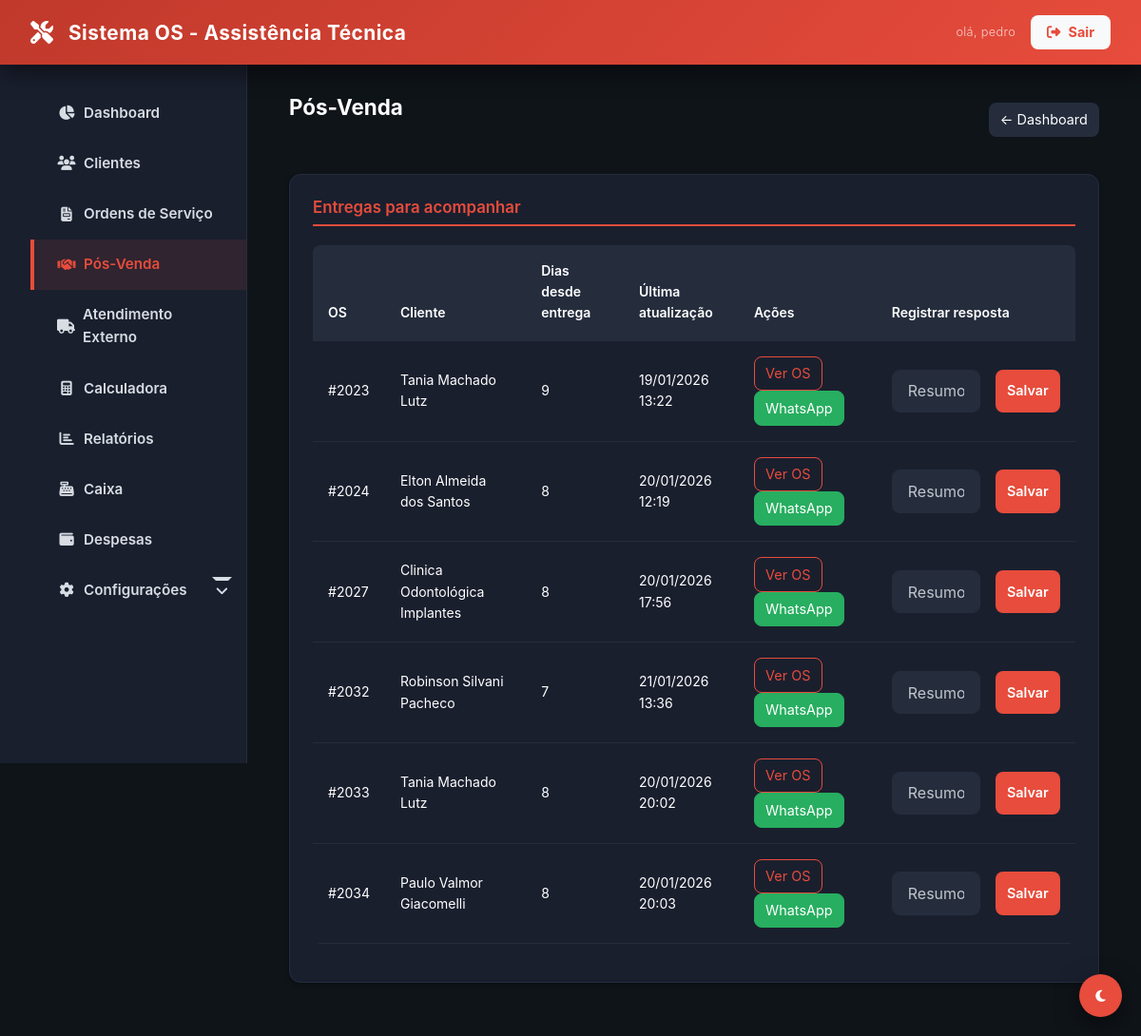
Page /pos-venda (signed in) on the committed database.
### tables this page shows
CREATE TABLE `ordens_servico` (
  `id` int NOT NULL,
  `cliente_id` int NOT NULL,
  `equipamento_id` int DEFAULT NULL,
  `defeito_relatado` text NOT NULL,
  `laudo_tecnico` text,
  `valor_total_produtos` decimal(10,2) DEFAULT '0.00',
  `valor_total_servicos` decimal(10,2) DEFAULT '0.00',
  `valor_total_os` decimal(10,2) DEFAULT '0.00',
  `valor_desconto` decimal(10,2) DEFAULT '0.00',
  `status_atual_id` int NOT NULL,
  `status_pagamento` enum('pendente','pago','parcial') DEFAULT 'pendente',
  `status_entrega` enum('nao_entregue','entregue') DEFAULT 'nao_entregue',
  `ativo` tinyint(1) DEFAULT '1',
  `created_at` timestamp NULL DEFAULT CURRENT_TIMESTAMP,
  `updated_at` timestamp NULL DEFAULT NULL
);

CREATE TABLE `clientes` (
  `id` int NOT NULL,
  `nome_completo` varchar(150) NOT NULL,
  `tipo_pessoa` varchar(20) NOT NULL,
  `documento` varchar(20) DEFAULT NULL,
  `email` varchar(150) DEFAULT NULL,
  `telefone_principal` varchar(20) DEFAULT NULL,
  `telefone_secundario` varchar(20) DEFAULT NULL,
  `endereco_logradouro` varchar(150) DEFAULT NULL,
  `endereco_numero` varchar(10) DEFAULT NULL,
  `endereco_bairro` varchar(60) DEFAULT NULL,
  `endereco_cidade` varchar(60) DEFAULT NULL,
  `data_nascimento` date DEFAULT NULL,
  `observacoes` text,
  `ativo` tinyint(1) DEFAULT '1',
  `created_at` timestamp NULL DEFAULT CURRENT_TIMESTAMP,
  `updated_at` timestamp NULL DEFAULT NULL
);

### app/Core/Controller.php (called while the page is built, shortened)
<?php
abstract class Controller
{
    protected function view(string $view, array $data = []): void
    {
        extract($data);
        $path = __DIR__ . "/../Views/{$view}.php";
        require $path;
    }
}

### app/Controllers/BaseController.php (called while the page is built, shortened)
<?php
abstract class BaseController extends Controller
{
    protected function render(string $view, array $data = []): void
    {
        $data['content'] = __DIR__ . "/../Views/{$view}.php";
        if (!isset($data['user'])) {
            $data['user'] = Auth::user();
        }
        $this->view('layout/main', $data);
    }
}

### app/Controllers/PosVendaController.php (called while the page is built, shortened)
<?php
class PosVendaController extends BaseController
{
    public function index()
    {
        $osModel = new OrdemServico();
        $alertas = $osModel->getAlertasDashboard();
        $posVenda = array_values(array_filter($alertas, function ($a) {
            return ($a['tipo'] ?? '') === 'pos_venda';
        }));
        $this->render('posvenda/index', [
            'title' => 'Pós-Venda',
            'current_page' => 'pos_venda',
            'itens' => $posVenda
        ]);
    }
}

### public/index.php (called while the page is built, shortened)
<?php
require_once __DIR__ . '/../app/Core/Autoload.php';
$router = require_once __DIR__ . '/../app/routes.php';
$uri = trim(parse_url($_SERVER['REQUEST_URI'], PHP_URL_PATH), '/');
$method = $_SERVER['REQUEST_METHOD'];
$router->dispatch($uri, $method);

### app/Core/Model.php (called while the page is built, shortened)
<?php
abstract class Model
{
    public function __construct()
    {
        $this->db = Database::getInstance()->getConnection();
    }
}

### app/Core/Database.php (called while the page is built, shortened)
<?php
class Database
{
    private static ?Database $instance = null;
    private PDO $conn;
    private function __construct()
    {
        $host = DB_HOST;
        $db   = DB_NAME;
        $user = DB_USER;
        $pass = DB_PASS;
        $charset = 'utf8mb4';
        $dsn = "mysql:host=$host;dbname=$db;charset=$charset";
        $options = [
            PDO::ATTR_ERRMODE            => PDO::ERRMODE_EXCEPTION,
            PDO::ATTR_DEFAULT_FETCH_MODE => PDO::FETCH_ASSOC,
            PDO::ATTR_EMULATE_PREPARES   => false,
            PDO::MYSQL_ATTR_INIT_COMMAND => "SET NAMES utf8mb4; SET time_zone = '-03:00'"
        ];
        try {
            $this->conn = new PDO($dsn, $user, $pass, $options);
        } catch (PDOException $e) {
            error_log("Erro de Conexão com o Banco de Dados: " . $e->getMessage());
            if (($_ENV['APP_DEBUG'] ?? 'false') === 'true') {
                die("Erro de Conexão: " . $e->getMessage());
            }
            die("Erro de Conexão: Por favor, tente novamente mais tarde.");
        }
    }
    public static function getInstance(): Database
    {
        if (self::$instance === null) {
            self::$instance = new self();
        }
        return self::$instance;
    }
    public function getConnection(): PDO
    {
        return $this->conn;
    }
}

### app/Models/OrdemServico.php (called while the page is built, shortened)
<?php
class OrdemServico extends Model
{
    protected string $table = 'ordens_servico';
    public function getAlertasDashboard(
        int $diasSemAtualizacao = 2,
        int $diasAbertasAtraso = 3,
        int $diasFinalizadasRecentes = 2
    ): array {
        $sql = "SELECT
                    os.id,
                    os.status_atual_id,
                    os.created_at,
                    os.status_pagamento,
                    os.status_entrega,
                    c.nome_completo as cliente_nome,
                    c.telefone_principal as cliente_telefone,
                    s.nome as status_nome,
                    s.cor as status_cor,
                    COALESCE(
                        (SELECT MAX(h.created_at)
                         FROM ordens_servico_status_historico h
                         WHERE h.ordem_servico_id = os.id),
                        os.created_at
                    ) as ultima_atualizacao
                FROM {$this->table} os
                JOIN status_os s ON os.status_atual_id = s.id
                JOIN clientes c ON os.cliente_id = c.id
                WHERE os.ativo = 1";
        $stmt = $this->db->prepare($sql);
        $stmt->execute();
        $rows = $stmt->fetchAll(\PDO::FETCH_ASSOC) ?: [];
        $now = new \DateTimeImmutable();
        $alertas = [];
        foreach ($rows as $row) {
            try {
                $dataCriacao = new \DateTimeImmutable($row['created_at']);
                $dataUltimaAtualizacao = new \DateTimeImmutable($row['ultima_atualizacao']);
            } catch (\Exception $e) {
                continue;
            }
            $diasDesdeCriacao = $dataCriacao->diff($now)->days;
            $diasDesdeUltimaAtualizacao = $dataUltimaAtualizacao->diff($now)->days;
            $statusId = (int)($row['status_atual_id'] ?? 0);
            $osId = (int)($row['id'] ?? 0);
            $statusNome = $row['status_nome'] ?? '';
            $statusPagamento = $row['status_pagamento'] ?? 'pendente';
            $statusEntrega = $row['status_entrega'] ?? 'nao_entregue';
            $clienteNome = $row['cliente_nome'] ?? '';
            $clienteTelefone = $row['cliente_telefone'] ?? '';
            if ($statusId === 5) {
                if ($statusPagamento === 'pago' && $statusEntrega === 'entregue') {
                    $diasEntrega = $diasDesdeUltimaAtualizacao;
                    if ($diasEntrega >= 7 && $diasEntrega <= 10) {
                        $primeiroNome = explode(' ', trim($clienteNome))[0] ?? '';
                        $alertas[] = [
                            'tipo' => 'pos_venda',
                            'nivel' => 'todos',
                            'prioridade' => 'media',
                            'os_id' => $osId,
                            'status_nome' => $statusNome,
                            'dias' => $diasEntrega,
                            'ultima_atualizacao' => $row['ultima_atualizacao'],
                            'cliente_nome' => $clienteNome,
                            'cliente_telefone' => $clienteTelefone,
                            'mensagem' => sprintf(
                                'Pós-venda: contatar cliente da OS #%d (%s) após %d dia(s) da entrega.',
                                $osId,
                                $primeiroNome,
                                $diasEntrega
                            )
                        ];
                    }
                    continue;
                }
                $mensagem = '';
                if ($statusPagamento !== 'pago' && $statusEntrega !== 'entregue') {
                    $mensagem = sprintf(
                        'OS #%d foi finalizada e está aguardando pagamento e entrega.',
                        $osId
                    );
                } elseif ($statusPagamento === 'pago' && $statusEntrega !== 'entregue') {
                    $mensagem = sprintf(
                        'OS #%d foi finalizada e paga. Aguardando entrega ao cliente.',
                        $osId
                    );
                } elseif ($statusPagamento !== 'pago' && $statusEntrega === 'entregue') {
                    $mensagem = sprintf(
                        'OS #%d foi finalizada e entregue. Pagamento pendente.',
                        $osId
                    );
                } else {
                    $mensagem = sprintf(
                        'OS #%d foi finalizada. Verificar pendências.',
                        $osId
                    );
                }
                $alertas[] = [
                    'tipo' => 'os_finalizada',
                    'nivel' => 'todos',
                    'prioridade' => 'alta',
                    'os_id' => $osId,
                    'status_nome' => $statusNome,
                    'status_pagamento' => $statusPagamento,
                    'status_entrega' => $statusEntrega,
                    'dias' => $diasDesdeUltimaAtualizacao,
                    'ultima_atualizacao' => $row['ultima_atualizacao'],
                    'mensagem' => $mensagem
                ];
                continue;
            }
            if ($diasDesdeUltimaAtualizacao >= $diasSemAtualizacao) {
                $alertas[] = [
                    'tipo' => 'os_sem_atualizacao',
                    'nivel' => 'tecnico',
                    'os_id' => $osId,
                    'status_nome' => $statusNome,
                    'dias' => $diasDesdeUltimaAtualizacao,
                    'ultima_atualizacao' => $row['ultima_atualizacao'],
                    'mensagem' => sprintf(
                        'OS #%d está sem atualização há %d dia(s). Verificar andamento.',
                        $osId,
                        $diasDesdeUltimaAtualizacao
                    )
                ];
            } elseif ($diasDesdeCriacao >= $diasAbertasAtraso) {
                $alertas[] = [
                    'tipo' => 'os_atrasada',
                    'nivel' => 'tecnico',
                    'os_id' => $osId,
                    'status_nome' => $statusNome,
                    'dias' => $diasDesdeCriacao,
                    'ultima_atualizacao' => $row['ultima_atualizacao'],
                    'mensagem' => sprintf(
                        'OS #%d está em aberto há %d dia(s).',
                        $osId,
                        $diasDesdeCriacao
                    )
                ];
            }
        }
        return $alertas;
    }
}

### app/Core/Autoload.php (called while the page is built, shortened)
<?php
spl_autoload_register(function ($class) {
    $prefix = 'App\\';
    $base_dir = __DIR__ . '/../';
    $len = strlen($prefix);
    if (strncmp($prefix, $class, $len) !== 0) {
        return;
    }
    $relative_class = substr($class, $len);
    $file = $base_dir . str_replace('\\', '/', $relative_class) . '.php';
});

### app/Views/posvenda/index.php (the view, shortened to what this page needs)
<?php
require_once __DIR__ . '/../layout/main.php';
?>
<div class="container">
    <div class="d-flex justify-between align-center mb-4">
        <h1>Pós-Venda</h1>
        <a href="<?php echo BASE_URL; ?>dashboard" class="btn btn-secondary btn-sm">← Dashboard</a>
    </div>
    <div class="card">
        <h3 class="card-title">Entregas para acompanhar</h3>
        <?php if (empty($itens)): ?>
            <p class="text-muted">Nenhuma OS elegível para pós-venda no momento.</p>
        <?php else: ?>
            <div class="table-responsive">
                <table class="table">
                    <thead>
                        <tr>
                            <th>OS</th>
                            <th>Cliente</th>
                            <th>Dias desde entrega</th>
                            <th>Última atualização</th>
                            <th>Ações</th>
                            <th>Registrar resposta</th>
                        </tr>
                    </thead>
                    <tbody>
                        <?php foreach ($itens as $a): ?>
                            <?php
                                $telefone = preg_replace('/\D+/', '', $a['cliente_telefone'] ?? '');
                                $msg = "Olá {$a['cliente_nome']}, tudo bem? Sobre a OS #{$a['os_id']}, gostaríamos de saber como está o equipamento e sua experiência. Seu feedback é importante.";
                                $wa = $telefone ? "https://wa.me/55{$telefone}?text=" . urlencode($msg) : '#';
                            ?>
                            <tr>
                                <td>#<?php echo (int)$a['os_id']; ?></td>
                                <td><?php echo htmlspecialchars($a['cliente_nome'] ?? ''); ?></td>
                                <td><?php echo (int)($a['dias'] ?? 0); ?></td>
                                <td><?php echo isset($a['ultima_atualizacao']) ? date('d/m/Y H:i', strtotime($a['ultima_atualizacao'])) : '--'; ?></td>
                                <td>
                                    <a href="<?php echo BASE_URL; ?>ordens/view?id=<?php echo (int)$a['os_id']; ?>" class="btn btn-outline-primary btn-sm">Ver OS</a>
                                    <?php if ($telefone): ?>
                                        <a href="<?php echo $wa; ?>" target="_blank" class="btn btn-success btn-sm">WhatsApp</a>
                                    <?php endif; ?>
                                </td>
                                <td>
                                    <form action="<?php echo BASE_URL; ?>pos-venda/registrar-resposta" method="POST" class="d-flex gap-2">
                                        <input type="text" name="resumo" class="form-control" placeholder="Resumo da resposta" required>
                                        <button type="submit" class="btn btn-primary btn-sm">Salvar</button>
                                    </form>
                                </td>
                            </tr>
                        <?php endforeach; ?>
                    </tbody>
                </table>
            </div>
        <?php endif; ?>
    </div>
</div>

### app/Core/Router.php (shortened to what this page needs)
<?php
class Router
{
    protected array $routes = [];
    public function add(string $method, string $uri, string $controller): void
    {
        $this->routes[] = [
            'uri' => trim($uri, '/'),
            'controller' => $controller,
            'method' => strtoupper($method),
        ];
    }
    public function dispatch(string $uri, string $method): void
    {
        $uri = trim($uri, '/');
        $method = strtoupper($method);
        foreach ($this->routes as $route) {
            if ($route['uri'] === $uri && $route['method'] === $method) {
                $parts = explode('@', $route['controller']);
                $action = $parts[1] ?? 'index';
                $controller = new $controllerClass();
                $controller->$action();
                return;
            }
        }
    }
}

### rows in the picture
ordens_servico: id "2023", cliente.nome_completo "Tania Machado Lutz", dias "9", ultima_atualizacao "19/01/2026 13:22"
ordens_servico: id "2024", cliente.nome_completo "Elton Almeida dos Santos", dias "8", ultima_atualizacao "20/01/2026 12:19"
ordens_servico: id "2027", cliente.nome_completo "Clinica Odontológica Implantes", dias "8", ultima_atualizacao "20/01/2026 17:56"
ordens_servico: id "2032", cliente.nome_completo "Robinson Silvani Pacheco", dias "7", ultima_atualizacao "21/01/2026 13:36"
ordens_servico: id "2033", cliente.nome_completo "Tania Machado Lutz", dias "8", ultima_atualizacao "20/01/2026 20:02"
ordens_servico: id "2034", cliente.nome_completo "Paulo Valmor Giacomelli", dias "8", ultima_atualizacao "20/01/2026 20:03"
